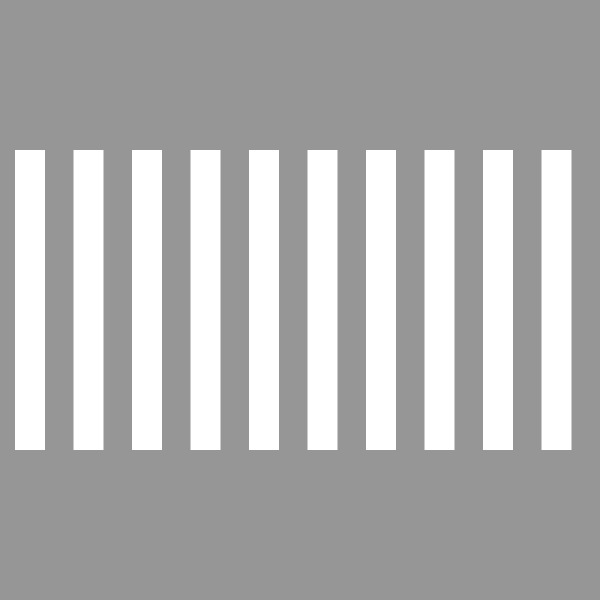
Frame 1 (no input)
Frame 60 (the mouse pressed at the canvas centre just before this capture): identical to frame 1, image omitted
Frame 120 (the mouse held since frame 60 and released just before this capture): identical to frame 1, image omitted

The Processing sketch that drew this single still picture (run headless with seeded random() and noise(); from frame 60 on, the mouse is pressed at the canvas centre):

// Processing sketch: sketch_11
// ── sketch_11.pde
// the for loop looks like it should be drawing 
// 10 rectangles to the screen, but it's only drawing one. 

// fix the scope of the x integer so that all 10 
// rectangles are drawn to the screen.

void setup() {
  size(600, 600);
  noStroke();
}

void draw() {
  background(150);

  float maxLoops = 10;
  for (int i = 0; i <= maxLoops; i++) {

    float xPos = map(i, 0, maxLoops, 15, width);
    rect(xPos, 150, 30, 300);
  }
}
